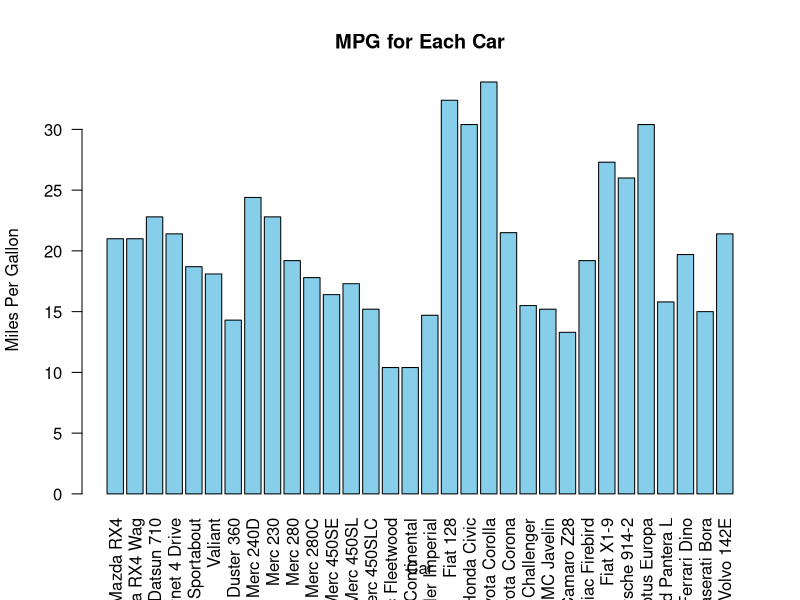

This figure's R source:
library(tidyverse)
data("mtcars")

#print first 6 rows
head(mtcars)
#list variable(column) names
names(mtcars)

mean(mtcars$am)

#?mtcars in the console to pull up help window

#build a vector "car_means" with the means of all variables: length 11
#build empty vector
car_means <- vector('double', ncol(mtcars))
#or with NA makes easy to see what's wrong
car_means <- rep(NA, ncol(mtcars))

#for loop to add values to vector car_means
for(i in 1:ncol(mtcars)){
  car_means[i] <-mean(mtcars[,i])
}

#for loop to add values to vector car_means and keep column names
categorical_variables <- c('vs', 'am')

car_m <- c()
for(i in names(mtcars)){
  car_m <- c(car_m, mean(mtcars[,i]))
}
print(car_m)
#preserve with single bracket
mtcars[1]

#simplify with double bracket
mtcars[[1]]

#counts
count(mtcars)
#somethin else

barplot(mtcars$mpg, names.arg = rownames(mtcars), las = 2, col = "skyblue",
        main = "MPG for Each Car", xlab = "Car", ylab = "Miles Per Gallon")

